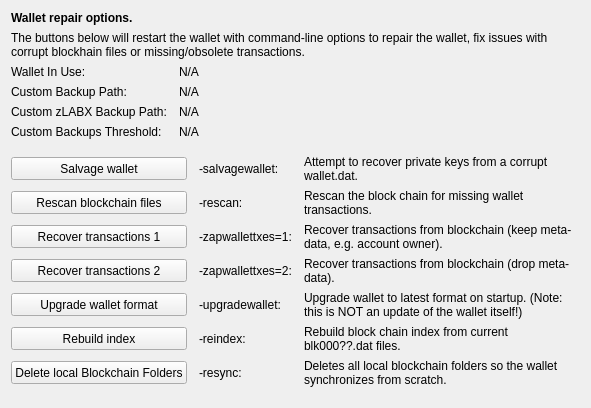
     <widget class="QWidget" name="tab_repair">
      <attribute name="title">
       <string>&amp;Wallet Repair</string>
      </attribute>
      <layout class="QGridLayout" name="gridLayout_4" columnstretch="0,0,0,0">
       <property name="horizontalSpacing">
        <number>12</number>
       </property>
       <item row="0" column="0" colspan="4">
        <widget class="QLabel" name="label_repair_header">
         <property name="font">
          <font>
           <weight>75</weight>
           <bold>true</bold>
          </font>
         </property>
         <property name="text">
          <string>Wallet repair options.</string>
         </property>
        </widget>
       </item>
       <item row="1" column="0" colspan="4">
        <widget class="QLabel" name="label_repair_helptext">
         <property name="font">
          <font>
           <weight>50</weight>
           <bold>false</bold>
          </font>
         </property>
         <property name="text">
          <string>The buttons below will restart the wallet with command-line options to repair the wallet, fix issues with corrupt blockhain files or missing/obsolete transactions.</string>
         </property>
         <property name="wordWrap">
          <bool>true</bool>
         </property>
        </widget>
       </item>
       <item row="2" column="0">
        <widget class="QLabel" name="wallet_path_label">
         <property name="text">
          <string>Wallet In Use:</string>
         </property>
        </widget>
       </item>
       <item row="2" column="1" colspan="3">
        <widget class="QLabel" name="wallet_path">
         <property name="cursor">
          <cursorShape>IBeamCursor</cursorShape>
         </property>
         <property name="text">
          <string>N/A</string>
         </property>
         <property name="textFormat">
          <enum>Qt::PlainText</enum>
         </property>
         <property name="textInteractionFlags">
          <set>Qt::LinksAccessibleByMouse|Qt::TextSelectableByKeyboard|Qt::TextSelectableByMouse</set>
         </property>
        </widget>
       </item>
       <item row="3" column="0">
        <widget class="QLabel" name="wallet_custombackuppath_label">
         <property name="text">
          <string>Custom Backup Path:</string>
         </property>
         <property name="visible">
          <bool>false</bool>
         </property>
        </widget>
       </item>
       <item row="3" column="1" colspan="3">
        <widget class="QLabel" name="wallet_custombackuppath">
         <property name="cursor">
          <cursorShape>IBeamCursor</cursorShape>
         </property>
         <property name="text">
          <string>N/A</string>
         </property>
         <property name="textFormat">
          <enum>Qt::PlainText</enum>
         </property>
         <property name="textInteractionFlags">
          <set>Qt::LinksAccessibleByMouse|Qt::TextSelectableByKeyboard|Qt::TextSelectableByMouse</set>
         </property>
         <property name="visible">
          <bool>false</bool>
         </property>
        </widget>
       </item>
       <item row="4" column="0">
        <widget class="QLabel" name="wallet_customzpivbackuppath_label">
         <property name="text">
          <string>Custom zLABX Backup Path:</string>
         </property>
         <property name="visible">
          <bool>false</bool>
         </property>
        </widget>
       </item>
       <item row="4" column="1" colspan="3">
        <widget class="QLabel" name="wallet_customzpivbackuppath">
         <property name="cursor">
          <cursorShape>IBeamCursor</cursorShape>
         </property>
         <property name="text">
          <string>N/A</string>
         </property>
         <property name="textFormat">
          <enum>Qt::PlainText</enum>
         </property>
         <property name="textInteractionFlags">
          <set>Qt::LinksAccessibleByMouse|Qt::TextSelectableByKeyboard|Qt::TextSelectableByMouse</set>
         </property>
         <property name="visible">
          <bool>false</bool>
         </property>
        </widget>
       </item>
       <item row="5" column="0">
        <widget class="QLabel" name="wallet_custombackupthreshold_label">
         <property name="text">
          <string>Custom Backups Threshold:</string>
         </property>
         <property name="visible">
          <bool>false</bool>
         </property>
        </widget>
       </item>
       <item row="5" column="1" colspan="3">
        <widget class="QLabel" name="wallet_custombackupthreshold">
         <property name="cursor">
          <cursorShape>IBeamCursor</cursorShape>
         </property>
         <property name="text">
          <string>N/A</string>
         </property>
         <property name="textFormat">
          <enum>Qt::PlainText</enum>
         </property>
         <property name="textInteractionFlags">
          <set>Qt::LinksAccessibleByMouse|Qt::TextSelectableByKeyboard|Qt::TextSelectableByMouse</set>
         </property>
         <property name="visible">
          <bool>false</bool>
         </property>
        </widget>
       </item>
       <item row="6" column="0">
        <spacer name="verticalSpacer_repair1">
         <property name="orientation">
          <enum>Qt::Vertical</enum>
         </property>
         <property name="sizeHint" stdset="0">
          <size>
           <width>10</width>
           <height>10</height>
          </size>
         </property>
        </spacer>
       </item>
       <item row="7" column="0" colspan="2">
        <widget class="QPushButton" name="btn_salvagewallet">
         <property name="minimumSize">
          <size>
           <width>100</width>
           <height>23</height>
          </size>
         </property>
         <property name="text">
          <string>Salvage wallet</string>
         </property>
        </widget>
       </item>
       <item row="7" column="2">
        <widget class="QLabel" name="label_repair_salvage_command">
         <property name="text">
          <string notr="true">-salvagewallet:</string>
         </property>
        </widget>
       </item>
       <item row="7" column="3">
        <widget class="QLabel" name="label_repair_salvage">
         <property name="text">
          <string>Attempt to recover private keys from a corrupt wallet.dat.</string>
         </property>
         <property name="wordWrap">
          <bool>true</bool>
         </property>
        </widget>
       </item>
       <item row="8" column="0" colspan="2">
        <widget class="QPushButton" name="btn_rescan">
         <property name="minimumSize">
          <size>
           <width>100</width>
           <height>23</height>
          </size>
         </property>
         <property name="text">
          <string>Rescan blockchain files</string>
         </property>
        </widget>
       </item>
       <item row="8" column="2">
        <widget class="QLabel" name="label_repair_rescan_command">
         <property name="text">
          <string notr="true">-rescan:</string>
         </property>
        </widget>
       </item>
       <item row="8" column="3">
        <widget class="QLabel" name="label_repair_rescan">
         <property name="text">
          <string>Rescan the block chain for missing wallet transactions.</string>
         </property>
         <property name="wordWrap">
          <bool>true</bool>
         </property>
        </widget>
       </item>
       <item row="9" column="0" colspan="2">
        <widget class="QPushButton" name="btn_zapwallettxes1">
         <property name="minimumSize">
          <size>
           <width>100</width>
           <height>23</height>
          </size>
         </property>
         <property name="text">
          <string>Recover transactions 1</string>
         </property>
        </widget>
       </item>
       <item row="9" column="2">
        <widget class="QLabel" name="label_repair_zap1_command">
         <property name="text">
          <string notr="true">-zapwallettxes=1:</string>
         </property>
        </widget>
       </item>
       <item row="9" column="3">
        <widget class="QLabel" name="label_repair_zap1">
         <property name="text">
          <string>Recover transactions from blockchain (keep meta-data, e.g. account owner).</string>
         </property>
         <property name="wordWrap">
          <bool>true</bool>
         </property>
        </widget>
       </item>
       <item row="10" column="0" colspan="2">
        <widget class="QPushButton" name="btn_zapwallettxes2">
         <property name="minimumSize">
          <size>
           <width>100</width>
           <height>23</height>
          </size>
         </property>
         <property name="text">
          <string>Recover transactions 2</string>
         </property>
        </widget>
       </item>
       <item row="10" column="2">
        <widget class="QLabel" name="label_repair_zap2_command">
         <property name="text">
          <string notr="true">-zapwallettxes=2:</string>
         </property>
        </widget>
       </item>
       <item row="10" column="3">
        <widget class="QLabel" name="label_repair_zap2">
         <property name="text">
          <string>Recover transactions from blockchain (drop meta-data).</string>
         </property>
         <property name="wordWrap">
          <bool>true</bool>
         </property>
        </widget>
       </item>
       <item row="11" column="0" colspan="2">
        <widget class="QPushButton" name="btn_upgradewallet">
         <property name="minimumSize">
          <size>
           <width>100</width>
           <height>23</height>
          </size>
         </property>
         <property name="text">
          <string>Upgrade wallet format</string>
         </property>
        </widget>
       </item>
       <item row="11" column="2">
        <widget class="QLabel" name="label_repair_upgrade_command">
         <property name="text">
          <string notr="true">-upgradewallet:</string>
         </property>
        </widget>
       </item>
       <item row="11" column="3">
        <widget class="QLabel" name="label_repair_upgrade">
         <property name="text">
          <string>Upgrade wallet to latest format on startup. (Note: this is NOT an update of the wallet itself!)</string>
         </property>
         <property name="wordWrap">
          <bool>true</bool>
         </property>
        </widget>
       </item>
       <item row="12" column="0" colspan="2">
        <widget class="QPushButton" name="btn_reindex">
         <property name="minimumSize">
          <size>
           <width>100</width>
           <height>23</height>
          </size>
         </property>
         <property name="text">
          <string>Rebuild index</string>
         </property>
        </widget>
       </item>
       <item row="12" column="2">
        <widget class="QLabel" name="label_repair_reindex_command">
         <property name="text">
          <string notr="true">-reindex:</string>
         </property>
        </widget>
       </item>
       <item row="12" column="3">
        <widget class="QLabel" name="label_repair_reindex">
         <property name="text">
          <string>Rebuild block chain index from current blk000??.dat files.</string>
         </property>
         <property name="wordWrap">
          <bool>true</bool>
         </property>
        </widget>
       </item>
       <item row="13" column="0" colspan="2">
        <widget class="QPushButton" name="btn_resync">
         <property name="minimumSize">
          <size>
           <width>100</width>
           <height>23</height>
          </size>
         </property>
         <property name="text">
          <string>Delete local Blockchain Folders</string>
         </property>
        </widget>
       </item>
       <item row="13" column="2">
        <widget class="QLabel" name="label_repair_resync_command">
         <property name="text">
          <string>-resync:</string>
         </property>
        </widget>
       </item>
       <item row="13" column="3">
        <widget class="QLabel" name="label_repair_resync">
         <property name="text">
          <string>Deletes all local blockchain folders so the wallet synchronizes from scratch.</string>
         </property>
         <property name="wordWrap">
          <bool>true</bool>
         </property>
        </widget>
       </item>
       <item row="14" column="0">
        <spacer name="verticalSpacer_repair2">
         <property name="orientation">
          <enum>Qt::Vertical</enum>
         </property>
         <property name="sizeHint" stdset="0">
          <size>
           <width>20</width>
           <height>10</height>
          </size>
         </property>
        </spacer>
       </item>
      </layout>
     </widget>
